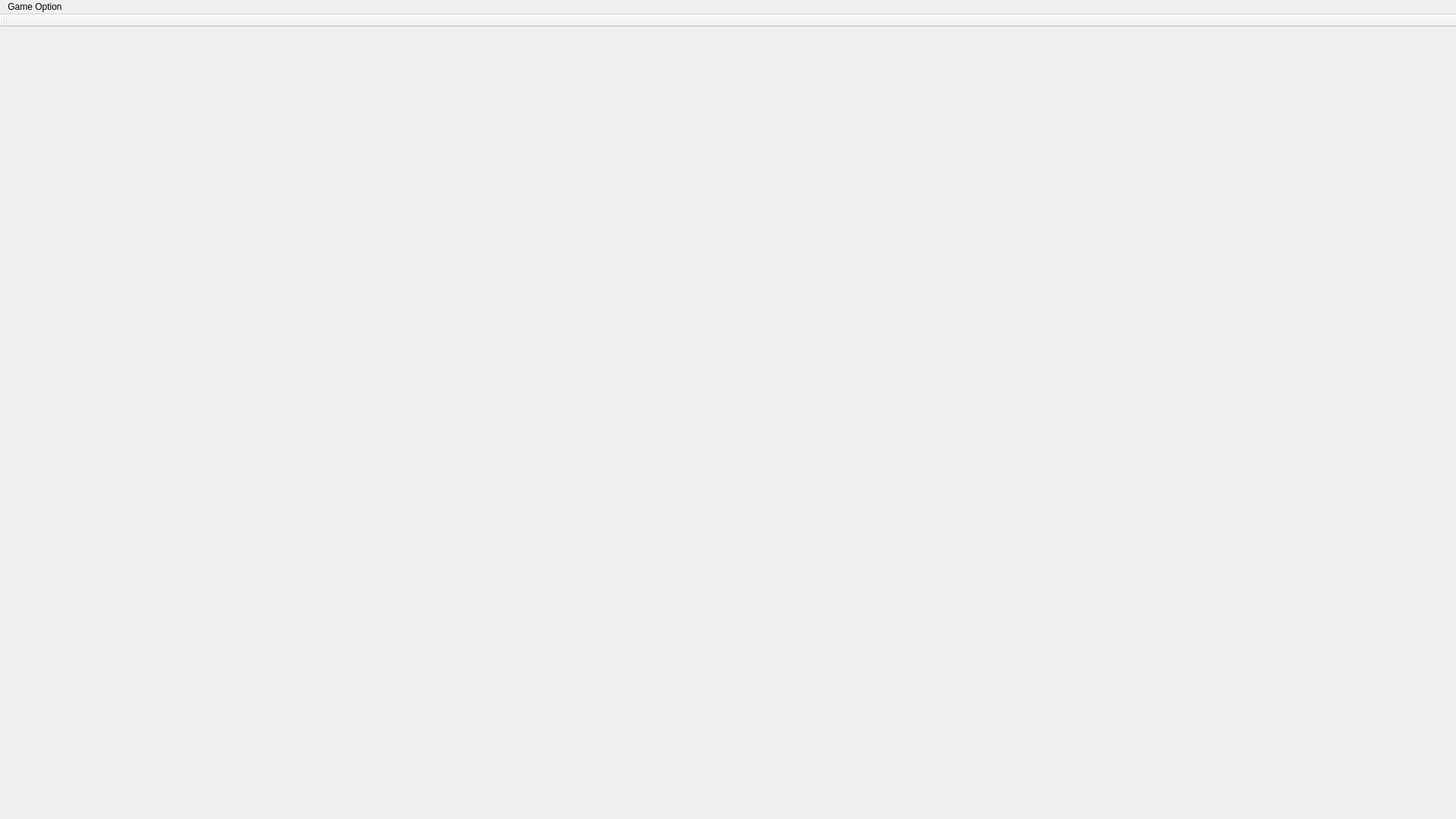
<?xml version="1.0" encoding="UTF-8"?>
<ui version="4.0">
 <class>MainWindow</class>
 <widget class="QMainWindow" name="MainWindow">
  <property name="geometry">
   <rect>
    <x>0</x>
    <y>0</y>
    <width>1920</width>
    <height>1080</height>
   </rect>
  </property>
  <property name="sizePolicy">
   <sizepolicy hsizetype="Maximum" vsizetype="Maximum">
    <horstretch>0</horstretch>
    <verstretch>0</verstretch>
   </sizepolicy>
  </property>
  <property name="minimumSize">
   <size>
    <width>1920</width>
    <height>1080</height>
   </size>
  </property>
  <property name="maximumSize">
   <size>
    <width>9999</width>
    <height>9999</height>
   </size>
  </property>
  <property name="tabletTracking">
   <bool>true</bool>
  </property>
  <property name="windowTitle">
   <string>Musical Graph Game</string>
  </property>
  <widget class="QWidget" name="centralWidget">
   <property name="sizePolicy">
    <sizepolicy hsizetype="Maximum" vsizetype="Maximum">
     <horstretch>0</horstretch>
     <verstretch>0</verstretch>
    </sizepolicy>
   </property>
   <property name="minimumSize">
    <size>
     <width>1920</width>
     <height>1080</height>
    </size>
   </property>
   <property name="maximumSize">
    <size>
     <width>16777215</width>
     <height>16777215</height>
    </size>
   </property>
   <property name="baseSize">
    <size>
     <width>-1</width>
     <height>0</height>
    </size>
   </property>
   <property name="toolTip">
    <string notr="true"/>
   </property>
   <property name="statusTip">
    <string notr="true"/>
   </property>
  </widget>
  <widget class="QToolBar" name="toolBar">
   <property name="windowTitle">
    <string>toolBar</string>
   </property>
   <attribute name="toolBarArea">
    <enum>TopToolBarArea</enum>
   </attribute>
   <attribute name="toolBarBreak">
    <bool>false</bool>
   </attribute>
  </widget>
  <widget class="QMenuBar" name="menuBar">
   <property name="geometry">
    <rect>
     <x>0</x>
     <y>0</y>
     <width>1920</width>
     <height>22</height>
    </rect>
   </property>
   <widget class="QMenu" name="menuGame_Option">
    <property name="title">
     <string>Game Option</string>
    </property>
    <addaction name="actionNew_Game"/>
    <addaction name="actionSettings"/>
    <addaction name="actionQuit"/>
   </widget>
   <addaction name="menuGame_Option"/>
  </widget>
  <action name="actionNew_Game">
   <property name="text">
    <string>New Game</string>
   </property>
  </action>
  <action name="actionSettings">
   <property name="text">
    <string>Settings</string>
   </property>
  </action>
  <action name="actionQuit">
   <property name="text">
    <string>Quit</string>
   </property>
  </action>
 </widget>
 <layoutdefault spacing="6" margin="11"/>
 <resources/>
 <connections/>
</ui>
